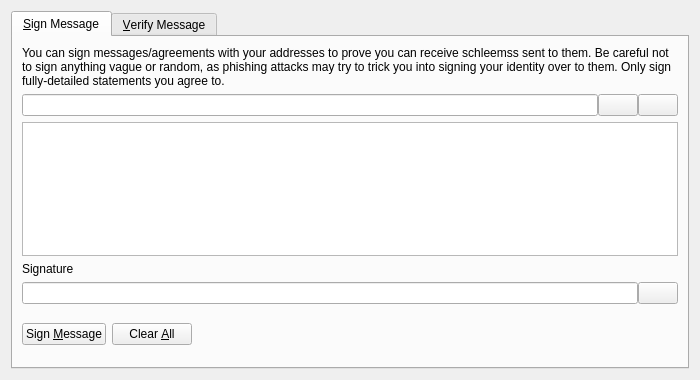
<?xml version="1.0" encoding="UTF-8"?>
<ui version="4.0">
 <class>SignVerifyMessageDialog</class>
 <widget class="QDialog" name="SignVerifyMessageDialog">
  <property name="geometry">
   <rect>
    <x>0</x>
    <y>0</y>
    <width>700</width>
    <height>380</height>
   </rect>
  </property>
  <property name="windowTitle">
   <string>Signatures - Sign / Verify a Message</string>
  </property>
  <property name="modal">
   <bool>true</bool>
  </property>
  <layout class="QVBoxLayout" name="verticalLayout">
   <item>
    <widget class="QTabWidget" name="tabWidget">
     <property name="currentIndex">
      <number>0</number>
     </property>
     <widget class="QWidget" name="tabSignMessage">
      <attribute name="title">
       <string>&amp;Sign Message</string>
      </attribute>
      <layout class="QVBoxLayout" name="verticalLayout_SM">
       <item>
        <widget class="QLabel" name="infoLabel_SM">
         <property name="text">
          <string>You can sign messages/agreements with your addresses to prove you can receive schleemss sent to them. Be careful not to sign anything vague or random, as phishing attacks may try to trick you into signing your identity over to them. Only sign fully-detailed statements you agree to.</string>
         </property>
         <property name="textFormat">
          <enum>Qt::PlainText</enum>
         </property>
         <property name="wordWrap">
          <bool>true</bool>
         </property>
        </widget>
       </item>
       <item>
        <layout class="QHBoxLayout" name="horizontalLayout_1_SM">
         <property name="spacing">
          <number>0</number>
         </property>
         <item>
          <widget class="QValidatedLineEdit" name="addressIn_SM">
           <property name="toolTip">
            <string>The Schleems address to sign the message with</string>
           </property>
          </widget>
         </item>
         <item>
          <widget class="QPushButton" name="addressBookButton_SM">
           <property name="toolTip">
            <string>Choose previously used address</string>
           </property>
           <property name="text">
            <string/>
           </property>
           <property name="icon">
            <iconset resource="../schleems.qrc">
             <normaloff>:/icons/address-book</normaloff>:/icons/address-book</iconset>
           </property>
           <property name="shortcut">
            <string>Alt+A</string>
           </property>
           <property name="autoDefault">
            <bool>false</bool>
           </property>
          </widget>
         </item>
         <item>
          <widget class="QPushButton" name="pasteButton_SM">
           <property name="toolTip">
            <string>Paste address from clipboard</string>
           </property>
           <property name="text">
            <string/>
           </property>
           <property name="icon">
            <iconset resource="../schleems.qrc">
             <normaloff>:/icons/editpaste</normaloff>:/icons/editpaste</iconset>
           </property>
           <property name="shortcut">
            <string>Alt+P</string>
           </property>
           <property name="autoDefault">
            <bool>false</bool>
           </property>
          </widget>
         </item>
        </layout>
       </item>
       <item>
        <widget class="QPlainTextEdit" name="messageIn_SM">
         <property name="toolTip">
          <string>Enter the message you want to sign here</string>
         </property>
        </widget>
       </item>
       <item>
        <widget class="QLabel" name="signatureLabel_SM">
         <property name="text">
          <string>Signature</string>
         </property>
         <property name="textFormat">
          <enum>Qt::PlainText</enum>
         </property>
        </widget>
       </item>
       <item>
        <layout class="QHBoxLayout" name="horizontalLayout_2_SM">
         <property name="spacing">
          <number>0</number>
         </property>
         <item>
          <widget class="QLineEdit" name="signatureOut_SM">
           <property name="font">
            <font>
             <italic>true</italic>
            </font>
           </property>
           <property name="readOnly">
            <bool>true</bool>
           </property>
          </widget>
         </item>
         <item>
          <widget class="QPushButton" name="copySignatureButton_SM">
           <property name="toolTip">
            <string>Copy the current signature to the system clipboard</string>
           </property>
           <property name="text">
            <string/>
           </property>
           <property name="icon">
            <iconset resource="../schleems.qrc">
             <normaloff>:/icons/editcopy</normaloff>:/icons/editcopy</iconset>
           </property>
           <property name="autoDefault">
            <bool>false</bool>
           </property>
          </widget>
         </item>
        </layout>
       </item>
       <item>
        <layout class="QHBoxLayout" name="horizontalLayout_3_SM">
         <item>
          <widget class="QPushButton" name="signMessageButton_SM">
           <property name="toolTip">
            <string>Sign the message to prove you own this Schleems address</string>
           </property>
           <property name="text">
            <string>Sign &amp;Message</string>
           </property>
           <property name="icon">
            <iconset resource="../schleems.qrc">
             <normaloff>:/icons/edit</normaloff>:/icons/edit</iconset>
           </property>
           <property name="autoDefault">
            <bool>false</bool>
           </property>
          </widget>
         </item>
         <item>
          <widget class="QPushButton" name="clearButton_SM">
           <property name="toolTip">
            <string>Reset all sign message fields</string>
           </property>
           <property name="text">
            <string>Clear &amp;All</string>
           </property>
           <property name="icon">
            <iconset resource="../schleems.qrc">
             <normaloff>:/icons/remove</normaloff>:/icons/remove</iconset>
           </property>
           <property name="autoDefault">
            <bool>false</bool>
           </property>
          </widget>
         </item>
         <item>
          <spacer name="horizontalSpacer_1_SM">
           <property name="orientation">
            <enum>Qt::Horizontal</enum>
           </property>
           <property name="sizeHint" stdset="0">
            <size>
             <width>40</width>
             <height>48</height>
            </size>
           </property>
          </spacer>
         </item>
         <item>
          <widget class="QLabel" name="statusLabel_SM">
           <property name="font">
            <font>
             <weight>75</weight>
             <bold>true</bold>
            </font>
           </property>
           <property name="text">
            <string/>
           </property>
           <property name="wordWrap">
            <bool>true</bool>
           </property>
          </widget>
         </item>
         <item>
          <spacer name="horizontalSpacer_2_SM">
           <property name="orientation">
            <enum>Qt::Horizontal</enum>
           </property>
           <property name="sizeHint" stdset="0">
            <size>
             <width>40</width>
             <height>48</height>
            </size>
           </property>
          </spacer>
         </item>
        </layout>
       </item>
      </layout>
     </widget>
     <widget class="QWidget" name="tabVerifyMessage">
      <attribute name="title">
       <string>&amp;Verify Message</string>
      </attribute>
      <layout class="QVBoxLayout" name="verticalLayout_VM">
       <item>
        <widget class="QLabel" name="infoLabel_VM">
         <property name="text">
          <string>Enter the receiver's address, message (ensure you copy line breaks, spaces, tabs, etc. exactly) and signature below to verify the message. Be careful not to read more into the signature than what is in the signed message itself, to avoid being tricked by a man-in-the-middle attack. Note that this only proves the signing party receives with the address, it cannot prove sendership of any transaction!</string>
         </property>
         <property name="textFormat">
          <enum>Qt::PlainText</enum>
         </property>
         <property name="alignment">
          <set>Qt::AlignLeading|Qt::AlignLeft|Qt::AlignTop</set>
         </property>
         <property name="wordWrap">
          <bool>true</bool>
         </property>
        </widget>
       </item>
       <item>
        <layout class="QHBoxLayout" name="horizontalLayout_1_VM">
         <property name="spacing">
          <number>0</number>
         </property>
         <item>
          <widget class="QValidatedLineEdit" name="addressIn_VM">
           <property name="toolTip">
            <string>The Schleems address the message was signed with</string>
           </property>
          </widget>
         </item>
         <item>
          <widget class="QPushButton" name="addressBookButton_VM">
           <property name="toolTip">
            <string>Choose previously used address</string>
           </property>
           <property name="text">
            <string/>
           </property>
           <property name="icon">
            <iconset resource="../schleems.qrc">
             <normaloff>:/icons/address-book</normaloff>:/icons/address-book</iconset>
           </property>
           <property name="shortcut">
            <string>Alt+A</string>
           </property>
           <property name="autoDefault">
            <bool>false</bool>
           </property>
          </widget>
         </item>
        </layout>
       </item>
       <item>
        <widget class="QPlainTextEdit" name="messageIn_VM"/>
       </item>
       <item>
        <widget class="QValidatedLineEdit" name="signatureIn_VM"/>
       </item>
       <item>
        <layout class="QHBoxLayout" name="horizontalLayout_2_VM">
         <item>
          <widget class="QPushButton" name="verifyMessageButton_VM">
           <property name="toolTip">
            <string>Verify the message to ensure it was signed with the specified Schleems address</string>
           </property>
           <property name="text">
            <string>Verify &amp;Message</string>
           </property>
           <property name="icon">
            <iconset resource="../schleems.qrc">
             <normaloff>:/icons/transaction_0</normaloff>:/icons/transaction_0</iconset>
           </property>
           <property name="autoDefault">
            <bool>false</bool>
           </property>
          </widget>
         </item>
         <item>
          <widget class="QPushButton" name="clearButton_VM">
           <property name="toolTip">
            <string>Reset all verify message fields</string>
           </property>
           <property name="text">
            <string>Clear &amp;All</string>
           </property>
           <property name="icon">
            <iconset resource="../schleems.qrc">
             <normaloff>:/icons/remove</normaloff>:/icons/remove</iconset>
           </property>
           <property name="autoDefault">
            <bool>false</bool>
           </property>
          </widget>
         </item>
         <item>
          <spacer name="horizontalSpacer_1_VM">
           <property name="orientation">
            <enum>Qt::Horizontal</enum>
           </property>
           <property name="sizeHint" stdset="0">
            <size>
             <width>40</width>
             <height>48</height>
            </size>
           </property>
          </spacer>
         </item>
         <item>
          <widget class="QLabel" name="statusLabel_VM">
           <property name="font">
            <font>
             <weight>75</weight>
             <bold>true</bold>
            </font>
           </property>
           <property name="text">
            <string/>
           </property>
           <property name="wordWrap">
            <bool>true</bool>
           </property>
          </widget>
         </item>
         <item>
          <spacer name="horizontalSpacer_2_VM">
           <property name="orientation">
            <enum>Qt::Horizontal</enum>
           </property>
           <property name="sizeHint" stdset="0">
            <size>
             <width>40</width>
             <height>48</height>
            </size>
           </property>
          </spacer>
         </item>
        </layout>
       </item>
      </layout>
     </widget>
    </widget>
   </item>
  </layout>
 </widget>
 <customwidgets>
  <customwidget>
   <class>QValidatedLineEdit</class>
   <extends>QLineEdit</extends>
   <header>qvalidatedlineedit.h</header>
  </customwidget>
 </customwidgets>
 <resources>
  <include location="../schleems.qrc"/>
 </resources>
 <connections/>
</ui>
